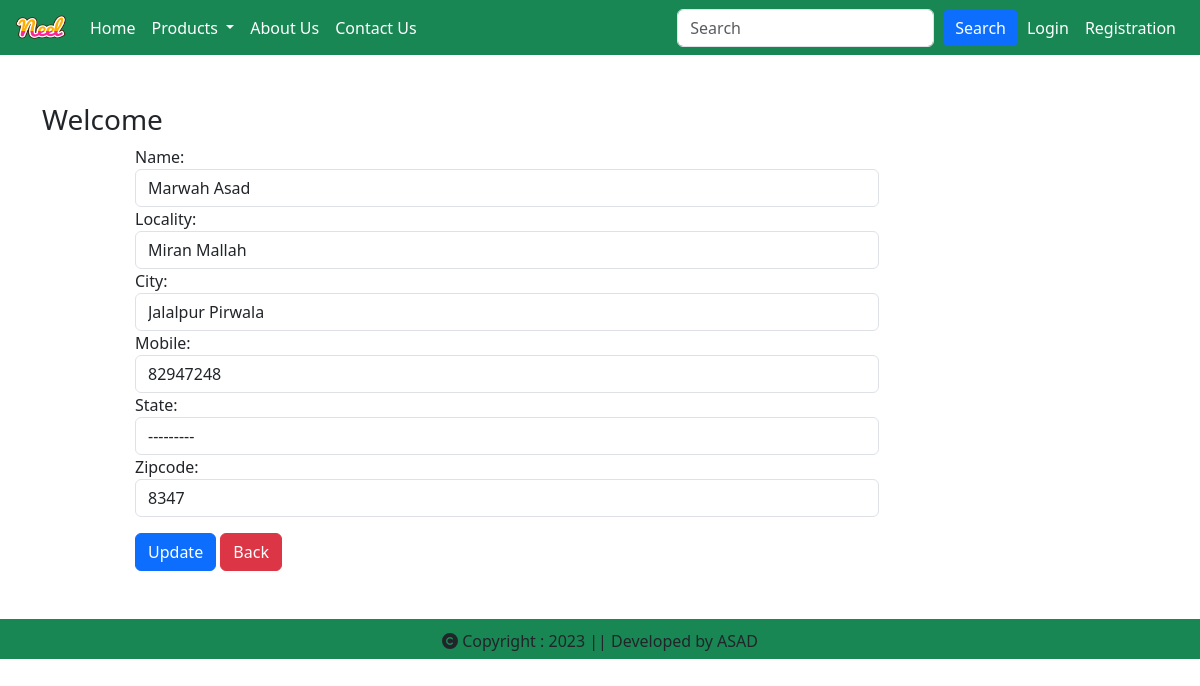
The app's page /updateAddress/4, older data.
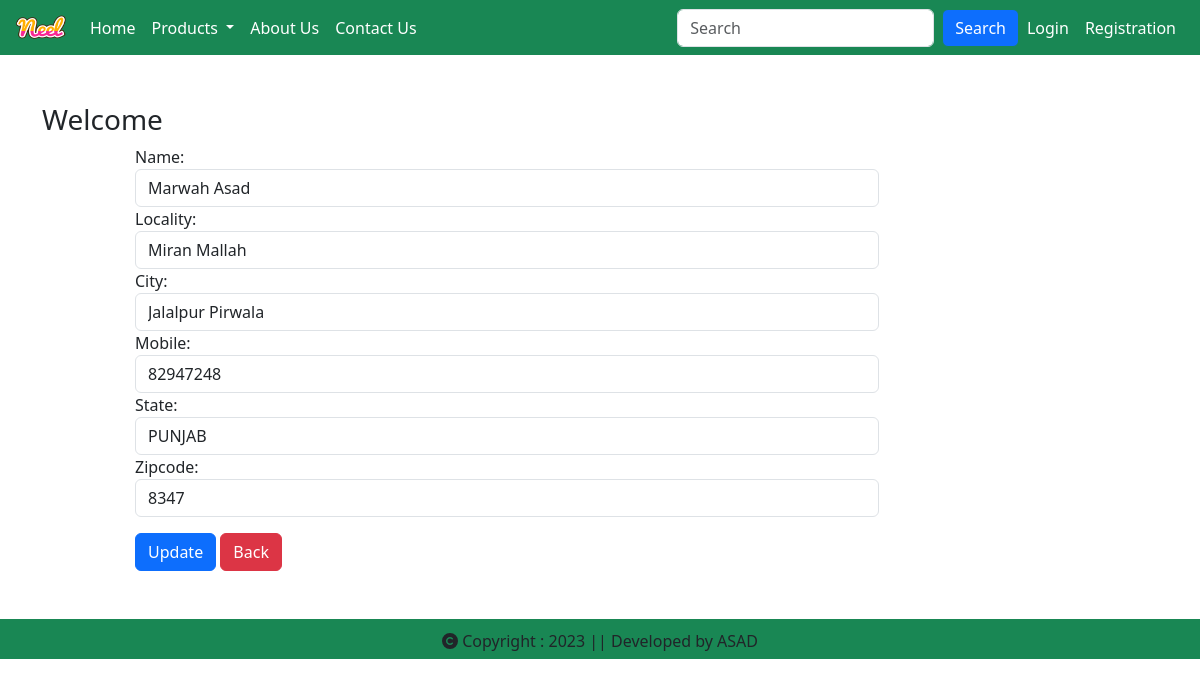
The same page, newer data.
### app/models.py (models this page shows, shortened)
class Customer(models.Model):
    user = models.ForeignKey(User, on_delete=models.CASCADE)
    name = models.CharField(max_length=200)
    locality = models.CharField(max_length=200)
    city = models.CharField(max_length=50)
    mobile = models.IntegerField(default=0)
    zipcode = models.IntegerField()
    state = models.CharField(choices=STATE_CHOICES, max_length=50)

### app/views.py (the view, shortened to what this page needs)
# urls.py: path('updateAddress/<int:id>', UpdateAddress, name="updateAddress"),
def UpdateAddress(request, id):
    address = Customer.objects.get(id=id)
    queryset = CustomerProfileForm(instance=address)
    context = {'page':'Update Address', 'address':address, 'queryset':queryset}
    return render(request, 'app/updateAddress.html', context)

### app/forms.py
class CustomerProfileForm(forms.ModelForm):
    class Meta:
        model = Customer
        fields = ['name', 'locality', 'city', 'mobile', 'state', 'zipcode']
        widgets = {
            'name': forms.TextInput(attrs={'class': 'form-control'}),
            'locality': forms.TextInput(attrs={'class': 'form-control'}),
            'city': forms.TextInput(attrs={'class': 'form-control'}),
            'mobile': forms.NumberInput(attrs={'class': 'form-control'}),
            'state': forms.Select(attrs={'class': 'form-control'}),
            'zipcode': forms.NumberInput(attrs={'class': 'form-control'}),
        }

### app/templates/app/updateAddress.html (shortened to what this page needs)
{% extends 'base.html' %}
{% block start %}
<div class="container my-5">
    <div class="row">
        <h3>Welcome </h3>
    </div>
    <div class="col-sm-8 offset-sm-1">
        <form action="" method="post">
            {% for form in queryset %}
            {{form.label_tag}} {{form}} <small class="text-danger"> {{form.errors|striptags}} </small>
            {% endfor %}
            <div class="col-12 mt-3">
                <button type="submit" class="btn btn-primary">Update</button>
                <a href="{% url 'address' %}" class="btn btn-danger" type="button">Back</a>
            </div>
        </form>
    </div>
</div>
{% endblock %}

Row changes from the older to the newer data that the page shows:
changed Customer "Marwah Asad": state "---------" → "PUNJAB"
